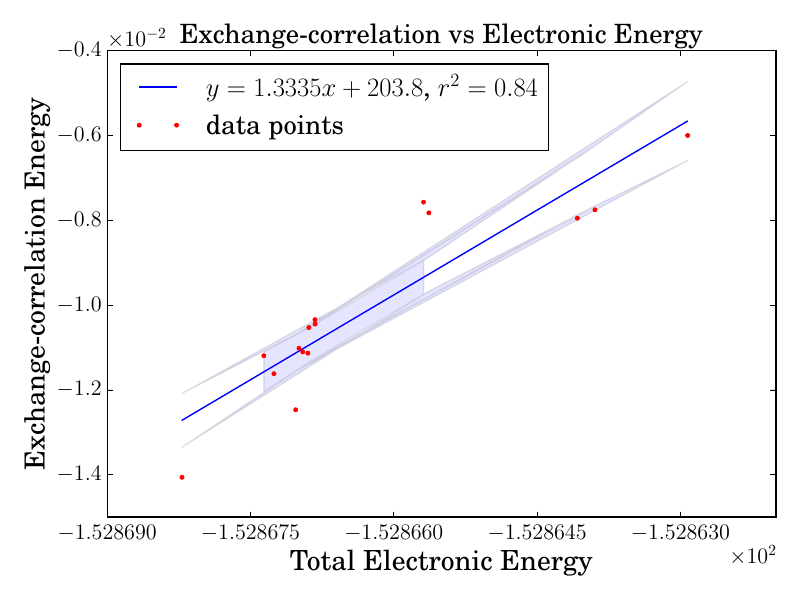

Reproduce this figure in Python.
#!/opt/homebrew/bin/python3
import numpy as np
#### Imprimir como antes
import matplotlib as mpl
import matplotlib.pyplot as plt
import matplotlib.style
mpl.style.use('classic')
axis_font = {'size' : '20'}
from matplotlib import rcParams
rcParams.update({'font.size' : 16})
rcParams.update({'figure.autolayout' : True})

fig, ax = plt.subplots()
plt.rc('text', usetex=True)
plt.rc('font', family='serif')

wfn  = []
xc   = []

archivo = open('wfn_xc.dat', 'r')
for line in archivo:
    line = line.strip()
    columns = line.split()
    source = float(columns[0]), float(columns[1])
    wfn.append(float(columns[0]))
    xc.append(float(columns[1]))
archivo.close()

x = np.array(wfn)
y = np.array(xc)

# fit a linear curve an estimate its y-values and their error.
a, b = np.polyfit(x, y, deg=1)
y_est = a * x + b
y_err = x.std() * np.sqrt(1/len(x) +
                          (x - x.mean())**2 / np.sum((x - x.mean())**2))

fig, ax = plt.subplots()
ax.plot(x, y_est, '-', label=r'$y=1.3335x+203.8$, $r^2=0.84$')
ax.fill_between(x, y_est - y_err, y_est + y_err, alpha=0.1)
ax.plot(x, y, '.', color='red', label='data points')

plt.title(r'Exchange-correlation vs Electronic Energy')
plt.xlabel(r'Total Electronic Energy', **axis_font)
plt.ylabel(r'Exchange-correlation Energy', **axis_font)

plt.ticklabel_format(useMathText=True)
plt.ticklabel_format(style = 'sci', axis='x', scilimits=(0,0))
plt.ticklabel_format(style = 'sci', axis='y', scilimits=(0,0))
ax.get_yaxis().get_major_formatter().set_useOffset(False)
ax.get_xaxis().get_major_formatter().set_useOffset(False)
#pyplot.locator_params(axis='x', nbins=7)
ax.xaxis.set_major_locator(plt.MaxNLocator(7))

plt.xlim((-152.869, -152.862))
plt.ylim((-0.015, -0.004))

ax = plt.subplot(111)
ax.legend(loc='upper left')#, bbox_to_anchor=(1, 0.5))

plt.savefig('wfn_xc.pdf')
#plt.show()
